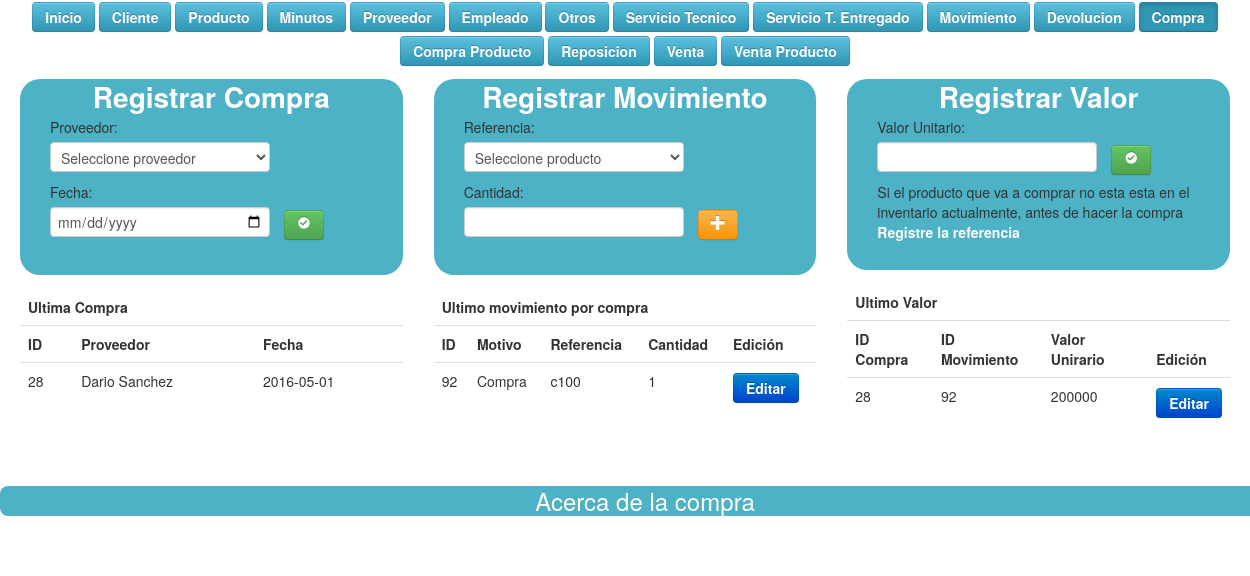
Screenshot of /vista/vcompra.php with the database file from the repository.
### tables this page shows
CREATE TABLE IF NOT EXISTS `tbcompra` (
  `numero_compra` int(11) NOT NULL,
  `proveedor` varchar(12) NOT NULL,
  `fecha` date NOT NULL
);

CREATE TABLE IF NOT EXISTS `tbproveedor` (
  `idproveedor` varchar(12) NOT NULL,
  `nombre` varchar(50) NOT NULL,
  `contacto` varchar(50) DEFAULT NULL,
  `telefono` varchar(20) NOT NULL,
  `telefono2` varchar(20) DEFAULT NULL,
  `email` varchar(30) DEFAULT NULL,
  `descripcion` varchar(10) NOT NULL
);

CREATE TABLE IF NOT EXISTS `tbmovimiento` (
  `idmovimiento` int(11) NOT NULL,
  `motivo` varchar(30) NOT NULL,
  `referencia` varchar(20) NOT NULL,
  `cantidad` int(11) NOT NULL
);

CREATE TABLE IF NOT EXISTS `tbcompraxproducto` (
  `numero_compra` int(11) NOT NULL,
  `movimiento` int(11) NOT NULL,
  `valor` int(11) NOT NULL
);

### controlador/ccompra.php (called while the page is built, shortened)
<?php
	include('modelo/mcompra.php');
	$compra = new Mcompra();
	$proveedor2= $compra->sel_proveedor();

### modelo/mcompra.php (called while the page is built, shortened)
<?php
	include_once('controlador/conexion.php');
	include_once('functions.php');
	class Mcompra extends Funciones
	{
		function consultar_compra()
		{
			$sql = "SELECT * FROM tbcompra ORDER BY numero_compra DESC LIMIT 1";
			 return $this->SeleccionDatos($sql);
		}
		function sel_proveedor()
		{
            $sql = "SELECT * FROM `tbproveedor`";
            return $this->SeleccionDatos($sql);
        }
		function sel_proveedor1($idproveedor)
		{
			$sql = "SELECT * FROM tbproveedor WHERE idproveedor='".$idproveedor."';";
			return $this->SeleccionDatos($sql);
		}
	}

### modelo/functions.php (called while the page is built, shortened)
<?php
	class Funciones {
        function SeleccionDatos($consulta)
        {
                $conexionBD = new conexion();
                $conexionBD -> conectarBD();
                $datos = $conexionBD -> ejeCon($consulta, 0);
                return $datos;
        }
}

### controlador/configuracion.php (called while the page is built)
<?php
	$serv_bd = "localhost";
	$usu_bd = "root";
	$pass_bd = "";
	$bd = "bdwold";
?>

### controlador/conexion.php (called while the page is built, shortened)
<?php
	class conexion {
		var $link;
		function conectarBD() {
			include("configuracion.php");
			$this -> link = mysqli_connect ($serv_bd, $usu_bd, $pass_bd);
			$bd2 = mysqli_select_db($this->link,$bd);
		}
		function ejeCon($con, $op) {
			$this -> resultado = mysqli_query($this->link,$con) or die("La consulta fallo: ". mysqli_error($this->link));
			if($op == 0) {
				while ($linea = mysqli_fetch_array($this -> resultado)) {
					$arrayResultado[] = $linea;
				}
			} else {
				$arrayResultado[] = 0;
			}
			$resarr = isset ($arrayResultado) ? $arrayResultado: NULL;
			if($resarr) {
				return $arrayResultado;
			}
		}
	}
?>

### controlador/cmovimiento.php (called while the page is built, shortened)
<?php
	include('modelo/mmovimiento.php');
	$movimiento = new Mmovimiento();
	$referencia2= $movimiento->sel_producto();

### modelo/mmovimiento.php (called while the page is built, shortened)
<?php
	include_once('controlador/conexion.php');
	include_once('functions.php');
	class Mmovimiento extends Funciones
	{
		function consultar_movimiento_c()
		{
			$sql = "SELECT * FROM `tbmovimiento` WHERE `motivo` = 'Compra' ORDER BY idmovimiento DESC LIMIT 1";
			 return $this->SeleccionDatos($sql);
		}
		function sel_producto()
		{
            $sql = "SELECT * FROM `tbproducto`";
            return $this->SeleccionDatos($sql);
        }
	}

### controlador/ccompraproduc.php (called while the page is built, shortened)
<?php
	include('modelo/mcompraproduc.php');
	$compraproduc = new Mcompraproduc();
	$numero_compra2= $compraproduc->sel_numerocompra();
	$movimiento2= $compraproduc->sel_movimiento();

### modelo/mcompraproduc.php (called while the page is built, shortened)
<?php
	include_once('controlador/conexion.php');
	include_once('functions.php');
	class Mcompraproduc extends Funciones
	{
		function consultar_compraproduc_u()
		{
			$sql = "SELECT * FROM tbcompraxproducto ORDER BY numero_compra DESC LIMIT 1";
			 return $this->SeleccionDatos($sql);
		}
		function sel_numerocompra()
		{
            $sql = "SELECT * FROM `tbcompra` order by numero_compra desc limit 1" ;
            return $this->SeleccionDatos($sql);
        }
		function sel_movimiento()
		{
            $sql = "SELECT * FROM `tbmovimiento` order by idmovimiento desc limit 1";
            return $this->SeleccionDatos($sql);
        }
	}

### vista/vcompra.php (the view, shortened to what this page needs)
<!DOCTYPE html>
		<html lang="es">
		 <html class="no-js">
	    <head>
	        <link rel="stylesheet" href="css/normalize.css">
	        <link rel="stylesheet" href="css/main.css">
	        <link rel="stylesheet" href="css/bootstrap.css"/>
	        <link rel="stylesheet" href="css/bootstrap-responsive.css"/>
	        <link rel="stylesheet" href="css/tablaResponsive.css"/>
	        <link rel="stylesheet" href="css/datatable.css"/>
	        <link rel="stylesheet" href="css/estilo.css">
	        <link rel="stylesheet" href="fonts/style.css">
	        <link rel="stylesheet" href="css/chosen.css">
	    </head>
		<body >
		    <div class="container-fluid">
<div id="menu">
  <a href="index.php"><button type="button" class="btn btn-info m">Inicio</button></a>
  <a href="index.php?pag=2"><button type="button" class="btn btn-info m">Cliente</button></a>
  <a href="index.php?pag=3"><button type="button" class="btn btn-info m">Producto</button></a>
  <a href="index.php?pag=5"><button type="button" class="btn btn-info m">Minutos</button></a>
  <a href="index.php?pag=7"><button type="button" class="btn btn-info m">Proveedor</button></a>
  <a href="index.php?pag=9"><button type="button" class="btn btn-info m">Empleado</button></a>
  <a href="index.php?pag=11"><button type="button" class="btn btn-info m">Otros</button></a>
  <a href="index.php?pag=13"><button type="button" class="btn btn-info m">Servicio Tecnico</button></a>
  <a href="index.php?pag=15"><button type="button" class="btn btn-info m">Servicio T. Entregado</button></a>
  <a href="index.php?pag=16"><button type="button" class="btn btn-info m">Movimiento</button></a>
  <a href="index.php?pag=18"><button type="button" class="btn btn-info m">Devolucion</button></a>
  <a href=""><button type="button" class="btn btn-info m active">Compra</button></a>
  <a href="index.php?pag=20"><button type="button" class="btn btn-info m">Compra Producto</button></a>
  <a href="index.php?pag=21"><button type="button" class="btn btn-info m">Reposicion</button></a>
  <a href="index.php?pag=24"><button type="button" class="btn btn-info m">Venta</button></a>
  <a href="index.php?pag=26"><button type="button" class="btn btn-info m">Venta Producto</button></a>
</div>
		      <div class="row-fluid">
<div class="span4">
 <?php include("controlador/ccompra.php"); ?>
    <div class="container-fluid lol">
        <div class="eti">Registrar Compra</div>
        <form action="" method="POST">
		<div class="form-group campo">
            <label for="">Proveedor:</label>
            <select name="proveedor" class="form-control" >
				<option value=0>Seleccione proveedor</option>
			</select>
		</div>
		<div class="form-group campo">
           <label for="">Fecha:</label>
            <input type="date" class="form-control" name="fecha" >
		</div>
        <div class="form-group campo"> <br>
              <button type="submit" class="btn btn-success" value="Insertar"><span class="icon-checkmark"></span></button>
        </div>
	</form>
    </div>
    <?php $consultacompra = $compra->consultar_compra(); ?>
    <div class="table-responsive">
        <table class="table">
		<thead>
			<tr>
				<th colspan="12">Ultima Compra</th>
			</tr>
			<tr>
				<th>ID</th>
				<th>Proveedor</th>
				<th>Fecha</th>
			</tr>
		</thead>
		<tbody>
				<?php for($j=0;$j<count($consultacompra);$j++):
				$proveedor1 = $compra->sel_proveedor1($consultacompra[$j]['proveedor']);
			?>
				<tr>
				<td><?= $consultacompra[$j]['numero_compra'] ?></td>
					<td><?= $proveedor1[0]['nombre'] ?></td>
					<td><?= $consultacompra[$j]['fecha'] ?></td>
				</tr>
			<?php endfor; ?>
		</tbody>
	</table>
	</div>
</div>
<div class="span4">
<?php include('controlador/cmovimiento.php'); ?>
<div class="container-fluid lol">
<div class="eti">Registrar Movimiento</div>
	<form action="" method="POST">
		<div class="form-group campo">
            <label for="">Referencia:</label>
            <select name="referencia" class="form-control">
				<option value=0>Seleccione producto</option>
			</select>
		</div>
		<div class="form-group campo">
            <label for="">Cantidad:</label>
            <input type="number" class="form-control" name="cantidad" required>
		</div>
        <div class="form-group campo"><br>
           <button type="submit" name="Entra" class="btn btn-warning" value="+"><span class="icon-plus"></span></button>
        </div>
	</form>
</div>
<?php $consultamovimiento = $movimiento->consultar_movimiento_c(); ?>
					<div id=''>
						<table class="table">
				  <thead>
            <tr>
                <th colspan="12">Ultimo movimiento por compra</th>
            </tr>
            <tr>
                <th>ID</th>
				<th>Motivo</th>
				<th>Referencia</th>
				<th>Cantidad</th>
				<th>Edición</th>
            </tr>
        </thead>
        <tbody>
         <?php for($i=0;$i<count($consultamovimiento);$i++): ?>
				<tr>
					<td><?= $consultamovimiento[$i]['idmovimiento'] ?></td>
					<td><?= $consultamovimiento[$i]['motivo'] ?></td>
					<td><?= $consultamovimiento[$i]['referencia'] ?></td>
					<td><?= $consultamovimiento[$i]['cantidad'] ?></td>
					<td><a href="index.php?pag=17&id=<?= $consultamovimiento[$i]['idmovimiento'] ?>" class="btn btn-primary">Editar</a></td>
				</tr>
			<?php endfor; ?>
        </tbody>
						</table>
					</div>
		        </div>
<div class="span4">
<?php include("controlador/ccompraproduc.php"); ?>
<div class="container-fluid lol">
<div class="eti">Registrar Valor</div>
	<form action="" method="POST">
		<div class="form-group campo">
            <label for="">Valor Unitario:</label>
            <input type="number" class="form-control" name="valor" required>
		</div>
		 <div class="form-group campo"><br>
            <button type="submit" class="btn btn-success" value="Insertar"><span class="icon-checkmark"></span></button>
        </div>
        <div class="campo">
         Si el producto que va a comprar no esta esta en el inventario actualmente, antes de hacer la compra <a href="index.php?pag=3">Registre la referencia</a>
         </div>
	</form>
</div>
<?php $consultacompraproduc = $compraproduc->consultar_compraproduc_u(); ?>
					<div id='margentabla'>
						<table class="table">
				  <thead>
            <tr>
                <th colspan="12">Ultimo Valor</th>
            </tr>
            <tr>
                <th>ID Compra</th>
				<th>ID Movimiento</th>
				<th>Valor Unirario</th>
				<th>Edición</th>
            </tr>
        </thead>
        <tbody>
         <?php for($i=0;$i<count($consultacompraproduc);$i++): ?>
				<tr>
					<td><?= $consultacompraproduc[$i]['numero_compra'] ?></td>
					<td><?= $consultacompraproduc[$i]['movimiento'] ?></td>
					<td><?= $consultacompraproduc[$i]['valor'] ?></td>
					<td><a href="index.php?pag=23&id=<?= $consultacompraproduc[$i]['numero_compra'] ?>&idm=<?= $consultacompraproduc[$i]['movimiento']?>" class="btn btn-primary">Editar</a></td>
				</tr>
			<?php endfor; ?>
        </tbody>
						</table>
					</div>
		        </div>
		      </div>
				<br/><br/>
		    </div>
<div class="row-fluid">
      <label for="spoiler2" >Acerca de la compra</label>
</div>
<br><br>
		</body>
	</html>

### css/main.css (style rules this page uses)
html, button, input, select, textarea { color: #222; }
body { font-size: 1em; line-height: 1.4; }

### css/datatable.css (style rules this page uses)
table { margin: 1em 0; clear: both; }

### css/estilo.css (style rules this page uses)
#menu { margin: auto; text-align: center; }
.m, a { color: #FFF; font-weight: bold; margin-bottom: 2px; margin-top: 2px; }
.eti { width: 100%; text-align: center; color: #FFF; font-size: 200%; font-weight: bolder; margin-bottom: 3%; border-radius: 12px; }
.lol { background-color: #4DB2C6; border-radius: 20px; margin-bottom: 2%; margin-top: 3%; padding-bottom: 2%; padding-top: 2%; }
.campo { display: inline-block; margin-left: 10px; vertical-align: middle; }
input[id^="spoiler"] + label { display: block; width: 100%; margin: 0 auto; padding: 5px 20px; background: #4DB2C6; color: #fff; text-align: center; font-size: 24px; border-radius: 8px; cursor: pointer; transition: all .6s; }

### rows the page displays
tbcompra: numero_compra "28", proveedor.nombre "Dario Sanchez", fecha "2016-05-01"
tbmovimiento: idmovimiento "92", motivo "Compra", referencia "c100", cantidad "1"
tbcompraxproducto: numero_compra "28", movimiento "92", valor "200000"
